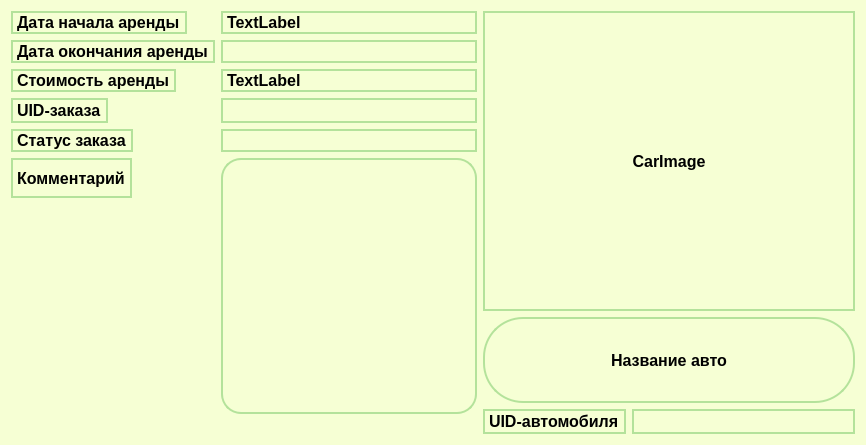
<?xml version="1.0" encoding="UTF-8"?>
<ui version="4.0">
 <class>ClosedCarOrderCardViewModel</class>
 <widget class="QWidget" name="ClosedCarOrderCardViewModel">
  <property name="geometry">
   <rect>
    <x>0</x>
    <y>0</y>
    <width>866</width>
    <height>445</height>
   </rect>
  </property>
  <property name="windowTitle">
   <string>Form</string>
  </property>
  <property name="styleSheet">
   <string notr="true">QWidget {
background-color: rgb(246, 255, 212);
}</string>
  </property>
  <layout class="QVBoxLayout" name="verticalLayout_2">
   <item>
    <layout class="QHBoxLayout" name="horizontalLayout" stretch="5,4">
     <item>
      <layout class="QFormLayout" name="formLayout">
       <item row="0" column="0">
        <widget class="QLabel" name="label_6">
         <property name="styleSheet">
          <string notr="true">QLabel{
	font-size: 12pt;
	font-weight: 600;
}

QLabel {
	border: 1.5px solid rgb(180,226,155);
	border-radius: 50px;
}</string>
         </property>
         <property name="text">
          <string>Дата начала аренды</string>
         </property>
        </widget>
       </item>
       <item row="0" column="1">
        <widget class="QLabel" name="startOfLease">
         <property name="styleSheet">
          <string notr="true">QLabel{
	font-size: 12pt;
	font-weight: 600;
}

QLabel {
	border: 1.5px solid rgb(180,226,155);
	border-radius: 50px;
}</string>
         </property>
         <property name="text">
          <string>TextLabel</string>
         </property>
        </widget>
       </item>
       <item row="1" column="0">
        <widget class="QLabel" name="label">
         <property name="styleSheet">
          <string notr="true">QLabel{
	font-size: 12pt;
	font-weight: 600;
}

QLabel {
	border: 1.5px solid rgb(180,226,155);
	border-radius: 50px;
}</string>
         </property>
         <property name="text">
          <string>Дата окончания аренды</string>
         </property>
        </widget>
       </item>
       <item row="1" column="1">
        <widget class="QLabel" name="endOfLease">
         <property name="styleSheet">
          <string notr="true">QLabel{
	font-size: 12pt;
	font-weight: 600;
}

QLabel {
	border: 1.5px solid rgb(180,226,155);
	border-radius: 50px;
}</string>
         </property>
         <property name="text">
          <string/>
         </property>
        </widget>
       </item>
       <item row="2" column="0">
        <widget class="QLabel" name="label_8">
         <property name="styleSheet">
          <string notr="true">QLabel{
	font-size: 12pt;
	font-weight: 600;
}

QLabel {
	border: 1.5px solid rgb(180,226,155);
	border-radius: 50px;
}</string>
         </property>
         <property name="text">
          <string>Стоимость аренды</string>
         </property>
        </widget>
       </item>
       <item row="2" column="1">
        <widget class="QLabel" name="price">
         <property name="styleSheet">
          <string notr="true">QLabel{
	font-size: 12pt;
	font-weight: 600;
}

QLabel {
	border: 1.5px solid rgb(180,226,155);
	border-radius: 50px;
}</string>
         </property>
         <property name="text">
          <string>TextLabel</string>
         </property>
        </widget>
       </item>
       <item row="3" column="0">
        <widget class="QLabel" name="faghfh">
         <property name="styleSheet">
          <string notr="true">QLabel{
	font-size: 12pt;
	font-weight: 600;
}

QLabel {
	border: 1.5px solid rgb(180,226,155);
	border-radius: 50px;
}</string>
         </property>
         <property name="text">
          <string>UID-заказа</string>
         </property>
        </widget>
       </item>
       <item row="3" column="1">
        <widget class="QLineEdit" name="carOrderId">
         <property name="styleSheet">
          <string notr="true">QLineEdit {
	border: 1.5px solid rgb(180,226,155);
	border-radius: 50px;
}QLineEdit{
	font-size: 12pt;
	font-weight: 600;
}</string>
         </property>
        </widget>
       </item>
       <item row="4" column="0">
        <widget class="QLabel" name="label_12">
         <property name="styleSheet">
          <string notr="true">QLabel{
	font-size: 12pt;
	font-weight: 600;
}

QLabel {
	border: 1.5px solid rgb(180,226,155);
	border-radius: 50px;
}</string>
         </property>
         <property name="text">
          <string>Статус заказа</string>
         </property>
        </widget>
       </item>
       <item row="4" column="1">
        <widget class="QLabel" name="status">
         <property name="styleSheet">
          <string notr="true">QLabel {
	border: 1.5px solid rgb(180,226,155);
	border-radius: 50px;
}QLabel{
	font-size: 12pt;
	font-weight: 600;
}</string>
         </property>
         <property name="text">
          <string/>
         </property>
        </widget>
       </item>
       <item row="5" column="0">
        <widget class="QLabel" name="label_2">
         <property name="styleSheet">
          <string notr="true">QLabel{
	font-size: 12pt;
	font-weight: 600;
}

QLabel {
	border: 1.5px solid rgb(180,226,155);
	border-radius: 50px;
}</string>
         </property>
         <property name="text">
          <string>Комментарий</string>
         </property>
        </widget>
       </item>
       <item row="5" column="1">
        <widget class="QTextEdit" name="comment">
         <property name="styleSheet">
          <string notr="true">QTextEdit {
	border: 1.5px solid rgb(180,226,155);
	border-radius: 20px;
}QTextEdit{
	font-size: 12pt;
	font-weight: 600;
}</string>
         </property>
        </widget>
       </item>
       <item row="6" column="0">
        <widget class="QLabel" name="label_4">
         <property name="text">
          <string/>
         </property>
        </widget>
       </item>
      </layout>
     </item>
     <item>
      <layout class="QVBoxLayout" name="verticalLayout" stretch="7,2,2">
       <item>
        <widget class="QLabel" name="carImage">
         <property name="styleSheet">
          <string notr="true">QLabel{
	font-size: 12pt;
	font-weight: 600;
}

QLabel {
	border: 1.5px solid rgb(180,226,155);
}</string>
         </property>
         <property name="text">
          <string>CarImage</string>
         </property>
         <property name="alignment">
          <set>Qt::AlignmentFlag::AlignCenter</set>
         </property>
        </widget>
       </item>
       <item>
        <widget class="QLabel" name="carName">
         <property name="styleSheet">
          <string notr="true">QLabel{
	font-size: 12pt;
	font-weight: 600;
}

QLabel {
	border: 1.5px solid rgb(180,226,155);
	border-radius: 40px;
}</string>
         </property>
         <property name="text">
          <string>Название авто</string>
         </property>
         <property name="alignment">
          <set>Qt::AlignmentFlag::AlignCenter</set>
         </property>
        </widget>
       </item>
       <item>
        <layout class="QHBoxLayout" name="horizontalLayout_3">
         <item>
          <widget class="QLabel" name="gaga">
           <property name="styleSheet">
            <string notr="true">QLabel{
	font-size: 12pt;
	font-weight: 600;
}

QLabel {
	border: 1.5px solid rgb(180,226,155);
	border-radius: 50px;
}</string>
           </property>
           <property name="text">
            <string>UID-автомобиля</string>
           </property>
          </widget>
         </item>
         <item>
          <widget class="QLineEdit" name="carId">
           <property name="styleSheet">
            <string notr="true">QLineEdit{
	font-size: 12pt;
	font-weight: 600;
}

QLineEdit {
	border: 1.5px solid rgb(180,226,155);
	border-radius: 50px;
}</string>
           </property>
           <property name="alignment">
            <set>Qt::AlignmentFlag::AlignCenter</set>
           </property>
          </widget>
         </item>
        </layout>
       </item>
      </layout>
     </item>
    </layout>
   </item>
  </layout>
 </widget>
 <resources/>
 <connections/>
</ui>
